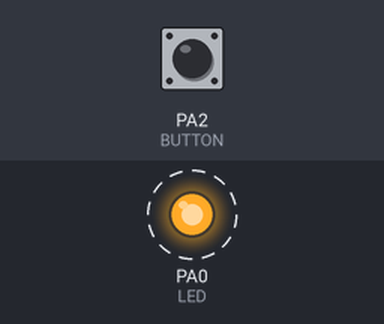
A sketch run on a simulated STM32 Blue Pill. Parts: output pins drawn as LEDs (lit = HIGH). Dashed ring = blinking. Inputs (shaded band) come from the test bench; at power-on: PA2 (BUTTON) LOW.

Above: at 0.5 s.
Timing chart, 0 to 4.6 s (numbered marks = the images above):
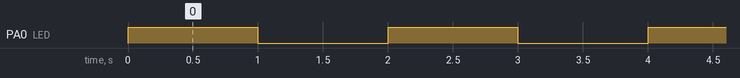

Measured:
- by itself, PA0 (LED): alternates HIGH for 1.0 s and LOW for 1.0 s

The sketch:

ButtonBlink.ino
```cpp
/*
Design a system with a LED and a Button.
As the button is pressed, the blinking rate of
LED increases.
*/

const int LED = PA0;
const int BUTTON = PA2;

boolean lastButton = LOW;
boolean currentButton = LOW;

int del = 10; // 10 times, each time is equal to 100ms

void setup() {
  pinMode(LED, OUTPUT);
  pinMode(BUTTON, INPUT);
}

boolean debounce(boolean last)
{
  boolean current = digitalRead(BUTTON);
  if(last != current)
  {
    delay(5);
    current = digitalRead(BUTTON);
  }
  return current;
}

void loop() {
  currentButton = debounce(lastButton);
  if(lastButton == LOW && currentButton == HIGH) del -= 1;
  lastButton = currentButton;

  digitalWrite(LED, HIGH);
  for(int i=0; i<max(del,0); i++) {
    delay(100);

    currentButton = debounce(lastButton);
    if(lastButton == LOW && currentButton == HIGH) del -= 1;
    lastButton = currentButton;
  }


  digitalWrite(LED, LOW);
  for(int i=0; i<max(del,0); i++) {
    delay(100);

    currentButton = debounce(lastButton);
    if(lastButton == LOW && currentButton == HIGH) del -= 1;
    lastButton = currentButton;
  }
}
```
